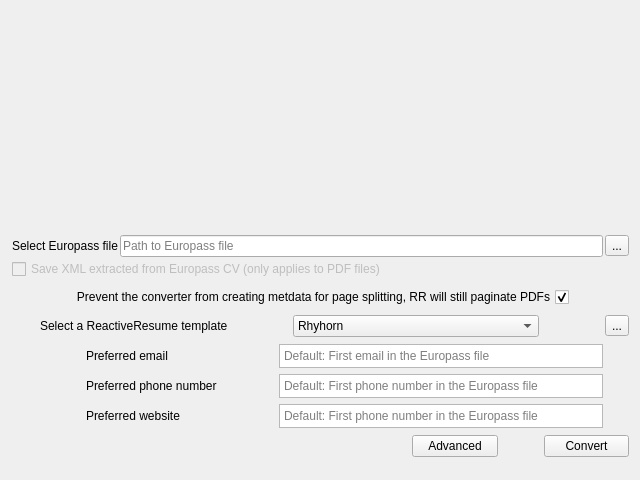
<?xml version="1.0" encoding="UTF-8"?>
<ui version="4.0">
 <class>EuropassXML_to_ReactiveResumeJSON</class>
 <widget class="QWidget" name="EuropassXML_to_ReactiveResumeJSON">
  <property name="geometry">
   <rect>
    <x>0</x>
    <y>0</y>
    <width>640</width>
    <height>480</height>
   </rect>
  </property>
  <property name="minimumSize">
   <size>
    <width>640</width>
    <height>480</height>
   </size>
  </property>
  <property name="maximumSize">
   <size>
    <width>640</width>
    <height>480</height>
   </size>
  </property>
  <property name="windowTitle">
   <string>EuropassXML_to_ReactiveResumeJSON</string>
  </property>
  <widget class="QWidget" name="verticalLayoutWidget">
   <property name="geometry">
    <rect>
     <x>0</x>
     <y>20</y>
     <width>641</width>
     <height>461</height>
    </rect>
   </property>
   <layout class="QVBoxLayout" name="vbox00">
    <property name="leftMargin">
     <number>12</number>
    </property>
    <property name="topMargin">
     <number>12</number>
    </property>
    <property name="rightMargin">
     <number>12</number>
    </property>
    <property name="bottomMargin">
     <number>12</number>
    </property>
    <item>
     <spacer name="vspc00b">
      <property name="orientation">
       <enum>Qt::Orientation::Vertical</enum>
      </property>
      <property name="sizeType">
       <enum>QSizePolicy::Policy::Fixed</enum>
      </property>
      <property name="sizeHint" stdset="0">
       <size>
        <width>20</width>
        <height>2</height>
       </size>
      </property>
     </spacer>
    </item>
    <item>
     <layout class="QHBoxLayout" name="hbox01">
      <item>
       <spacer name="hspc01a">
        <property name="orientation">
         <enum>Qt::Orientation::Horizontal</enum>
        </property>
        <property name="sizeHint" stdset="0">
         <size>
          <width>40</width>
          <height>20</height>
         </size>
        </property>
       </spacer>
      </item>
      <item>
       <widget class="QLabel" name="logo01a">
        <property name="maximumSize">
         <size>
          <width>256</width>
          <height>128</height>
         </size>
        </property>
        <property name="text">
         <string/>
        </property>
        <property name="pixmap">
         <pixmap resource="200_media/media.qrc">:/210_svg/Europass_Simbol.svg</pixmap>
        </property>
        <property name="scaledContents">
         <bool>true</bool>
        </property>
        <property name="alignment">
         <set>Qt::AlignmentFlag::AlignCenter</set>
        </property>
       </widget>
      </item>
      <item>
       <layout class="QVBoxLayout" name="vbox02">
        <property name="spacing">
         <number>0</number>
        </property>
        <item>
         <widget class="QLabel" name="logo02">
          <property name="minimumSize">
           <size>
            <width>128</width>
            <height>128</height>
           </size>
          </property>
          <property name="maximumSize">
           <size>
            <width>64</width>
            <height>64</height>
           </size>
          </property>
          <property name="text">
           <string/>
          </property>
          <property name="pixmap">
           <pixmap resource="200_media/media.qrc">:/211_png/transform.png</pixmap>
          </property>
          <property name="scaledContents">
           <bool>true</bool>
          </property>
          <property name="alignment">
           <set>Qt::AlignmentFlag::AlignCenter</set>
          </property>
         </widget>
        </item>
        <item>
         <spacer name="vspc02">
          <property name="orientation">
           <enum>Qt::Orientation::Vertical</enum>
          </property>
          <property name="sizeType">
           <enum>QSizePolicy::Policy::Fixed</enum>
          </property>
          <property name="sizeHint" stdset="0">
           <size>
            <width>20</width>
            <height>52</height>
           </size>
          </property>
         </spacer>
        </item>
       </layout>
      </item>
      <item>
       <widget class="QLabel" name="logo01b">
        <property name="maximumSize">
         <size>
          <width>128</width>
          <height>128</height>
         </size>
        </property>
        <property name="text">
         <string/>
        </property>
        <property name="pixmap">
         <pixmap resource="200_media/media.qrc">:/210_svg/reactive-resume.svg</pixmap>
        </property>
        <property name="scaledContents">
         <bool>true</bool>
        </property>
        <property name="alignment">
         <set>Qt::AlignmentFlag::AlignCenter</set>
        </property>
       </widget>
      </item>
      <item>
       <spacer name="hspc01b">
        <property name="orientation">
         <enum>Qt::Orientation::Horizontal</enum>
        </property>
        <property name="sizeHint" stdset="0">
         <size>
          <width>40</width>
          <height>20</height>
         </size>
        </property>
       </spacer>
      </item>
     </layout>
    </item>
    <item>
     <spacer name="vspc00b_2">
      <property name="orientation">
       <enum>Qt::Orientation::Vertical</enum>
      </property>
      <property name="sizeType">
       <enum>QSizePolicy::Policy::Fixed</enum>
      </property>
      <property name="sizeHint" stdset="0">
       <size>
        <width>20</width>
        <height>13</height>
       </size>
      </property>
     </spacer>
    </item>
    <item>
     <layout class="QVBoxLayout" name="vbox03">
      <property name="spacing">
       <number>2</number>
      </property>
      <item>
       <layout class="QHBoxLayout" name="hbox04">
        <item>
         <widget class="QLabel" name="label04">
          <property name="text">
           <string>Select Europass file</string>
          </property>
         </widget>
        </item>
        <item>
         <widget class="QLineEdit" name="ledit04">
          <property name="placeholderText">
           <string>Path to Europass file</string>
          </property>
         </widget>
        </item>
        <item>
         <widget class="QToolButton" name="tool04">
          <property name="text">
           <string>...</string>
          </property>
          <property name="icon">
           <iconset theme="QIcon::ThemeIcon::FolderVisiting"/>
          </property>
         </widget>
        </item>
       </layout>
      </item>
      <item>
       <widget class="QCheckBox" name="check03">
        <property name="enabled">
         <bool>false</bool>
        </property>
        <property name="text">
         <string>Save XML extracted from Europass CV (only applies to PDF files)</string>
        </property>
       </widget>
      </item>
     </layout>
    </item>
    <item>
     <layout class="QHBoxLayout" name="hbox05">
      <item>
       <widget class="QLabel" name="label05">
        <property name="minimumSize">
         <size>
          <width>23</width>
          <height>22</height>
         </size>
        </property>
        <property name="maximumSize">
         <size>
          <width>23</width>
          <height>22</height>
         </size>
        </property>
        <property name="text">
         <string/>
        </property>
        <property name="pixmap">
         <pixmap resource="200_media/media.qrc">:/210_svg/document.svg</pixmap>
        </property>
        <property name="scaledContents">
         <bool>true</bool>
        </property>
       </widget>
      </item>
      <item>
       <widget class="QCheckBox" name="check05">
        <property name="layoutDirection">
         <enum>Qt::LayoutDirection::RightToLeft</enum>
        </property>
        <property name="text">
         <string>Prevent the converter from creating metdata for page splitting, RR will still paginate PDFs</string>
        </property>
        <property name="checked">
         <bool>true</bool>
        </property>
       </widget>
      </item>
      <item>
       <spacer name="hspc05">
        <property name="orientation">
         <enum>Qt::Orientation::Horizontal</enum>
        </property>
        <property name="sizeType">
         <enum>QSizePolicy::Policy::Maximum</enum>
        </property>
        <property name="sizeHint" stdset="0">
         <size>
          <width>60</width>
          <height>20</height>
         </size>
        </property>
       </spacer>
      </item>
     </layout>
    </item>
    <item>
     <layout class="QHBoxLayout" name="hbox06">
      <item>
       <widget class="QLabel" name="icon06">
        <property name="minimumSize">
         <size>
          <width>22</width>
          <height>22</height>
         </size>
        </property>
        <property name="maximumSize">
         <size>
          <width>22</width>
          <height>22</height>
         </size>
        </property>
        <property name="text">
         <string/>
        </property>
        <property name="pixmap">
         <pixmap resource="200_media/media.qrc">:/210_svg/template.svg</pixmap>
        </property>
        <property name="scaledContents">
         <bool>true</bool>
        </property>
       </widget>
      </item>
      <item>
       <widget class="QLabel" name="label06">
        <property name="text">
         <string>Select a ReactiveResume template</string>
        </property>
       </widget>
      </item>
      <item>
       <widget class="QComboBox" name="combo06">
        <item>
         <property name="text">
          <string>Rhyhorn</string>
         </property>
        </item>
       </widget>
      </item>
      <item>
       <spacer name="hspc06">
        <property name="orientation">
         <enum>Qt::Orientation::Horizontal</enum>
        </property>
        <property name="sizeType">
         <enum>QSizePolicy::Policy::Maximum</enum>
        </property>
        <property name="sizeHint" stdset="0">
         <size>
          <width>60</width>
          <height>20</height>
         </size>
        </property>
       </spacer>
      </item>
      <item>
       <widget class="QToolButton" name="tool06">
        <property name="text">
         <string>...</string>
        </property>
       </widget>
      </item>
     </layout>
    </item>
    <item>
     <layout class="QGridLayout" name="grid08">
      <item row="1" column="2">
       <widget class="QTextEdit" name="tedit08b">
        <property name="maximumSize">
         <size>
          <width>324</width>
          <height>24</height>
         </size>
        </property>
        <property name="autoFillBackground">
         <bool>false</bool>
        </property>
        <property name="verticalScrollBarPolicy">
         <enum>Qt::ScrollBarPolicy::ScrollBarAlwaysOff</enum>
        </property>
        <property name="horizontalScrollBarPolicy">
         <enum>Qt::ScrollBarPolicy::ScrollBarAsNeeded</enum>
        </property>
        <property name="tabChangesFocus">
         <bool>true</bool>
        </property>
        <property name="placeholderText">
         <string>Default: First phone number in the Europass file</string>
        </property>
       </widget>
      </item>
      <item row="1" column="1">
       <widget class="QLabel" name="label08b">
        <property name="minimumSize">
         <size>
          <width>0</width>
          <height>24</height>
         </size>
        </property>
        <property name="maximumSize">
         <size>
          <width>164</width>
          <height>24</height>
         </size>
        </property>
        <property name="text">
         <string>Preferred phone number</string>
        </property>
       </widget>
      </item>
      <item row="0" column="2">
       <widget class="QTextEdit" name="tedit08a">
        <property name="maximumSize">
         <size>
          <width>324</width>
          <height>24</height>
         </size>
        </property>
        <property name="autoFillBackground">
         <bool>false</bool>
        </property>
        <property name="verticalScrollBarPolicy">
         <enum>Qt::ScrollBarPolicy::ScrollBarAlwaysOff</enum>
        </property>
        <property name="horizontalScrollBarPolicy">
         <enum>Qt::ScrollBarPolicy::ScrollBarAsNeeded</enum>
        </property>
        <property name="tabChangesFocus">
         <bool>true</bool>
        </property>
        <property name="placeholderText">
         <string>Default: First email in the Europass file</string>
        </property>
       </widget>
      </item>
      <item row="0" column="1">
       <widget class="QLabel" name="label08a">
        <property name="minimumSize">
         <size>
          <width>0</width>
          <height>24</height>
         </size>
        </property>
        <property name="maximumSize">
         <size>
          <width>164</width>
          <height>24</height>
         </size>
        </property>
        <property name="text">
         <string>Preferred email</string>
        </property>
       </widget>
      </item>
      <item row="2" column="1">
       <widget class="QLabel" name="label08c">
        <property name="minimumSize">
         <size>
          <width>0</width>
          <height>24</height>
         </size>
        </property>
        <property name="maximumSize">
         <size>
          <width>164</width>
          <height>24</height>
         </size>
        </property>
        <property name="text">
         <string>Preferred website</string>
        </property>
       </widget>
      </item>
      <item row="2" column="2">
       <widget class="QTextEdit" name="tedit08c">
        <property name="maximumSize">
         <size>
          <width>324</width>
          <height>24</height>
         </size>
        </property>
        <property name="autoFillBackground">
         <bool>false</bool>
        </property>
        <property name="verticalScrollBarPolicy">
         <enum>Qt::ScrollBarPolicy::ScrollBarAlwaysOff</enum>
        </property>
        <property name="horizontalScrollBarPolicy">
         <enum>Qt::ScrollBarPolicy::ScrollBarAsNeeded</enum>
        </property>
        <property name="tabChangesFocus">
         <bool>true</bool>
        </property>
        <property name="placeholderText">
         <string>Default: First phone number in the Europass file</string>
        </property>
       </widget>
      </item>
      <item row="0" column="0">
       <widget class="QLabel" name="icon08a">
        <property name="minimumSize">
         <size>
          <width>22</width>
          <height>22</height>
         </size>
        </property>
        <property name="maximumSize">
         <size>
          <width>22</width>
          <height>22</height>
         </size>
        </property>
        <property name="text">
         <string/>
        </property>
        <property name="pixmap">
         <pixmap resource="200_media/media.qrc">:/210_svg/email.svg</pixmap>
        </property>
        <property name="scaledContents">
         <bool>true</bool>
        </property>
       </widget>
      </item>
      <item row="1" column="0">
       <widget class="QLabel" name="icon08b">
        <property name="minimumSize">
         <size>
          <width>22</width>
          <height>22</height>
         </size>
        </property>
        <property name="maximumSize">
         <size>
          <width>22</width>
          <height>22</height>
         </size>
        </property>
        <property name="text">
         <string/>
        </property>
        <property name="pixmap">
         <pixmap resource="200_media/media.qrc">:/210_svg/phone.svg</pixmap>
        </property>
        <property name="scaledContents">
         <bool>true</bool>
        </property>
       </widget>
      </item>
      <item row="2" column="0">
       <widget class="QLabel" name="icon08c">
        <property name="minimumSize">
         <size>
          <width>22</width>
          <height>22</height>
         </size>
        </property>
        <property name="maximumSize">
         <size>
          <width>22</width>
          <height>22</height>
         </size>
        </property>
        <property name="text">
         <string/>
        </property>
        <property name="pixmap">
         <pixmap resource="200_media/media.qrc">:/210_svg/websites.svg</pixmap>
        </property>
        <property name="scaledContents">
         <bool>true</bool>
        </property>
       </widget>
      </item>
     </layout>
    </item>
    <item>
     <layout class="QHBoxLayout" name="hbox07">
      <property name="leftMargin">
       <number>400</number>
      </property>
      <item>
       <widget class="QPushButton" name="btn07a">
        <property name="text">
         <string>Advanced</string>
        </property>
       </widget>
      </item>
      <item>
       <spacer name="hspc07">
        <property name="orientation">
         <enum>Qt::Orientation::Horizontal</enum>
        </property>
        <property name="sizeType">
         <enum>QSizePolicy::Policy::Fixed</enum>
        </property>
        <property name="sizeHint" stdset="0">
         <size>
          <width>40</width>
          <height>20</height>
         </size>
        </property>
       </spacer>
      </item>
      <item>
       <widget class="QPushButton" name="btn07b">
        <property name="text">
         <string>Convert</string>
        </property>
       </widget>
      </item>
     </layout>
    </item>
    <item>
     <spacer name="vspc00a">
      <property name="orientation">
       <enum>Qt::Orientation::Vertical</enum>
      </property>
      <property name="sizeType">
       <enum>QSizePolicy::Policy::Fixed</enum>
      </property>
      <property name="sizeHint" stdset="0">
       <size>
        <width>20</width>
        <height>5</height>
       </size>
      </property>
     </spacer>
    </item>
   </layout>
  </widget>
 </widget>
 <resources>
  <include location="200_media/media.qrc"/>
 </resources>
 <connections/>
</ui>
